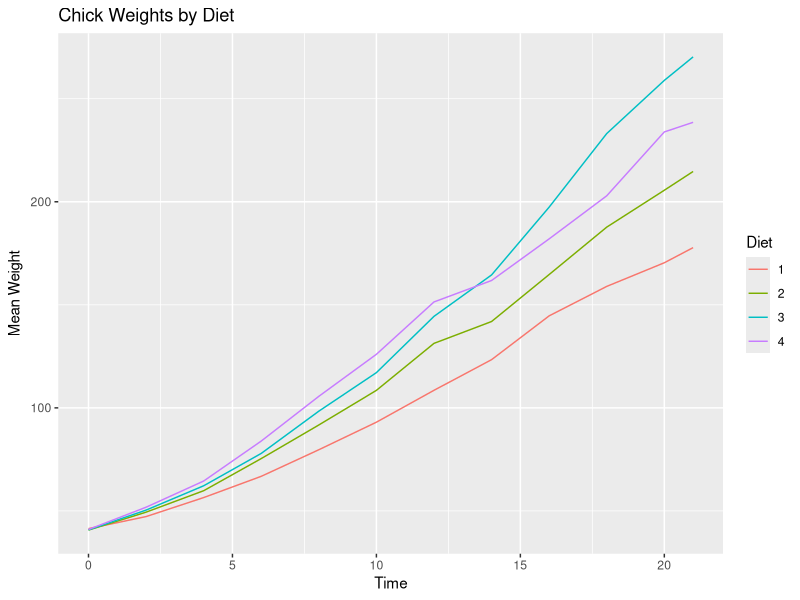

The R script that drew this image:
## ---- chunk 1
head(ChickWeight)

## ---- chunk 2
      ## Organise Data
       library(dplyr)
       library(ggplot2) 

      graphData <- ChickWeight %>% 
        group_by(Diet,Time) %>% 
        summarise(MeanWeight = mean(weight))
## ---- chunk 3
        ggplot(graphData,aes(x=Time, y=MeanWeight, color=Diet)) +
          geom_line() +
          ggtitle("Chick Weights by Diet") +
          ylab(expression("Mean Weight")) +
          scale_colour_discrete(name = "Diet", label = c("1","2","3","4"))

